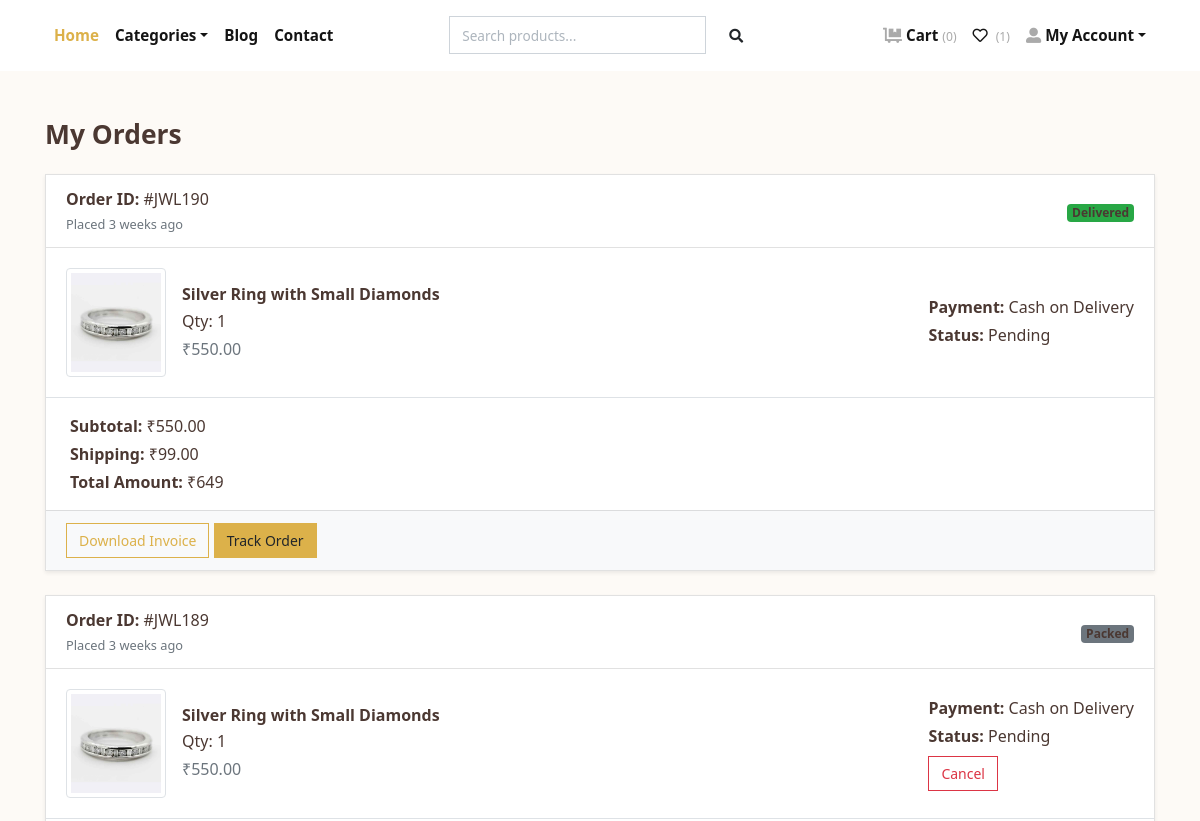
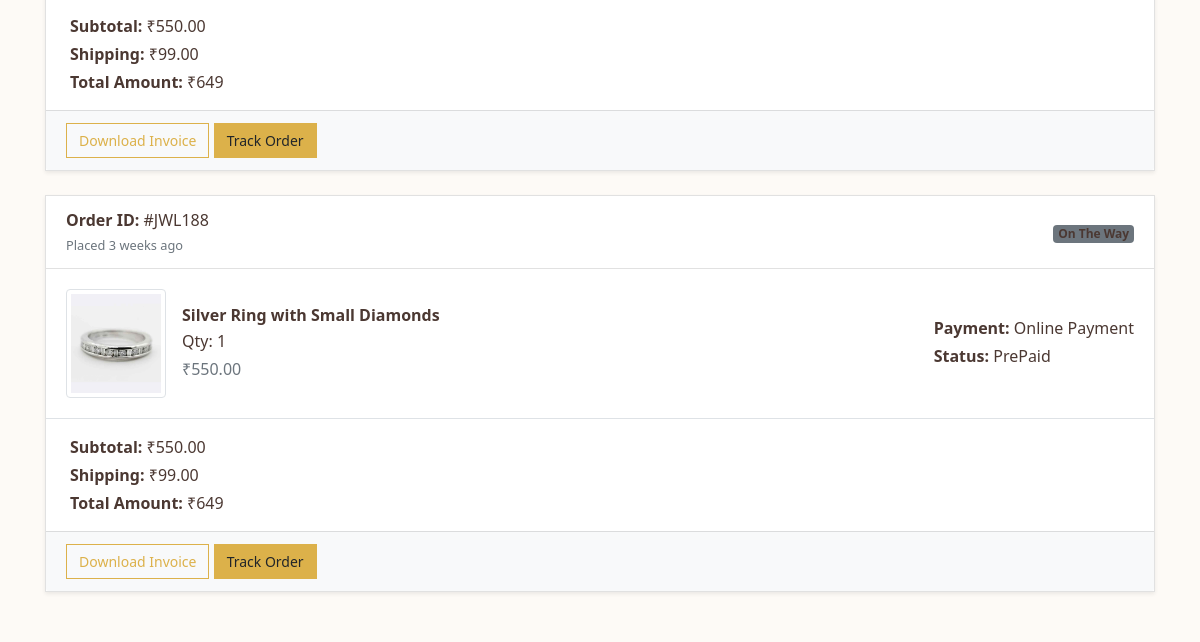
/orders/ (signed in, upper part), run on an earlier commit of the app's database (2 pictures, top to bottom).
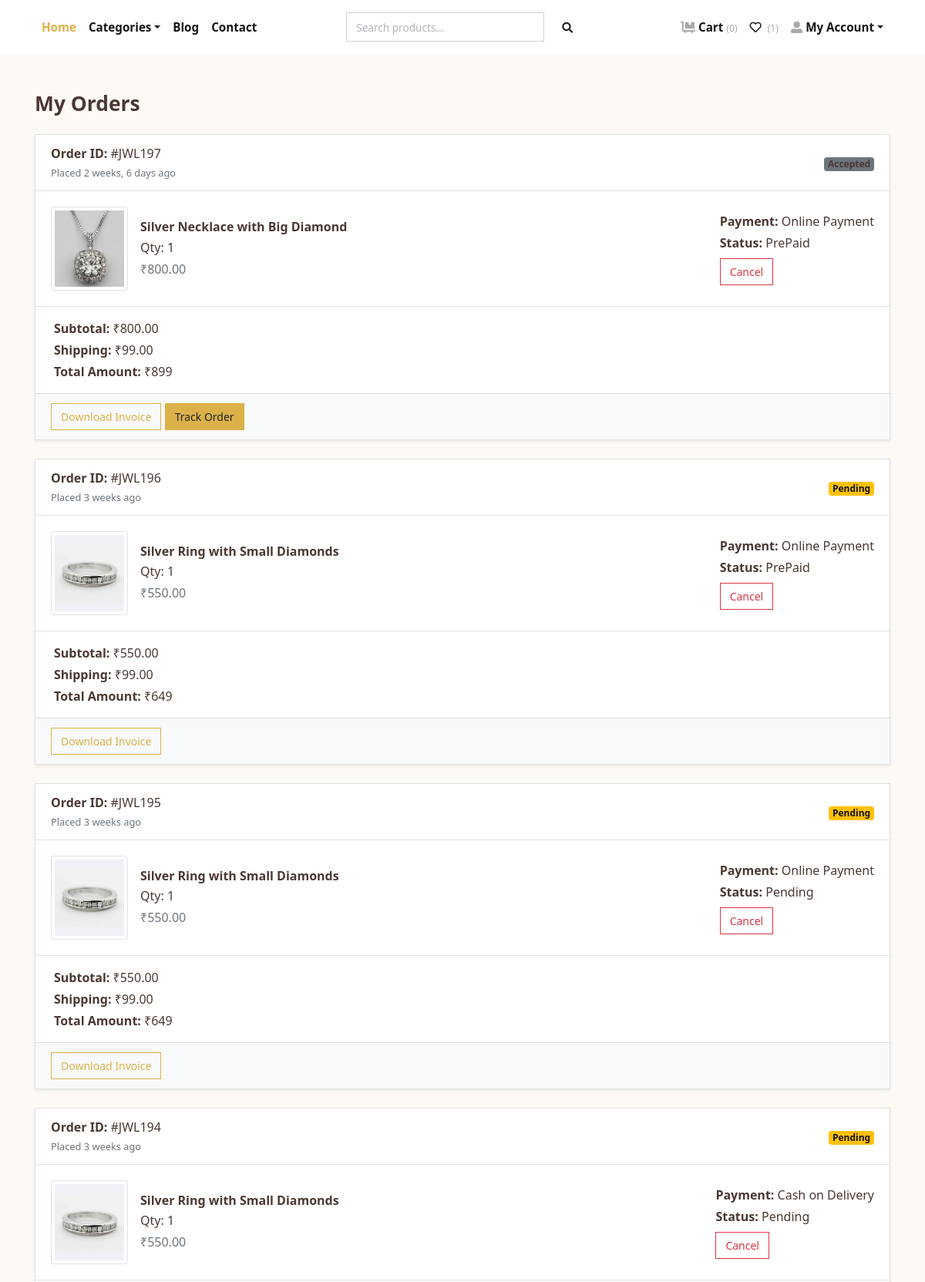
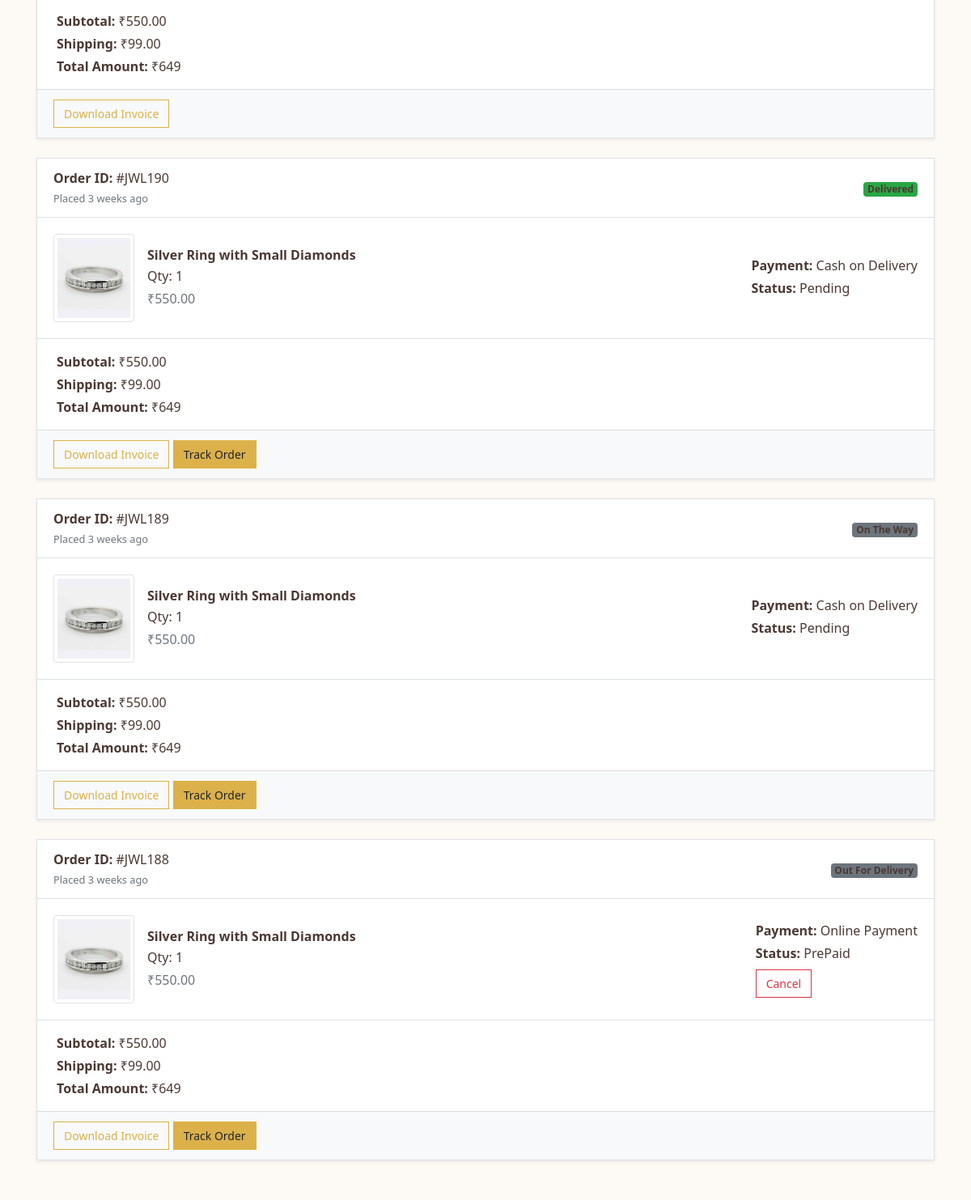
And on a later commit of the database (2 pictures, top to bottom).
### store/models.py (models this page shows, shortened)
class Order(models.Model):
    PAYMENT_METHODS = [
        ('COD', 'Cash on Delivery'),
        ('Online', 'Online Payment'),
    ]
    user = models.ForeignKey(User, verbose_name="User", on_delete=models.CASCADE)
    address = models.ForeignKey(Address, verbose_name="Shipping Address", on_delete=models.CASCADE)
    product = models.ForeignKey(Product, verbose_name="Product", on_delete=models.CASCADE, blank=True, null=True)
    quantity = models.PositiveIntegerField(verbose_name="Quantity", blank=True, null=True)
    amount = models.DecimalField(max_digits=10, decimal_places=2, verbose_name="Total Amount",default=0)
    shipping_charge = models.DecimalField(max_digits=10, decimal_places=2, default=99.00)
    ordered_date = models.DateTimeField(auto_now_add=True, verbose_name="Ordered Date")
    razorpay_order_id = models.CharField(max_length=100,null=True,blank=True)
    razorpay_payment_id = models.CharField(max_length=100,null=True,blank=True)
    razorepay_payment_signature = models.CharField(max_length=100,null=True,blank=True)
    payment_method = models.CharField(max_length=10, choices=PAYMENT_METHODS, default='COD')  # New field
    payment_status = models.CharField(max_length=20, default='Pending')  # Optional field
    tracking_uid = models.CharField(max_length=100, unique=True, blank=True, null=True)
    estimated_delivery = models.DateTimeField(null=True, blank=True)
    updated_at = models.DateTimeField(auto_now=True)
    status = models.CharField(
        choices=STATUS_CHOICES,
        max_length=50,
        default="Pending"
        )
    @property
    def subtotal(self):
        return sum(item.price * item.quantity for item in self.items.all())

class OrderItem(models.Model):
    order = models.ForeignKey(Order, related_name="items", on_delete=models.CASCADE)
    product = models.ForeignKey(Product, on_delete=models.CASCADE)
    quantity = models.PositiveIntegerField()
    price = models.DecimalField(max_digits=10, decimal_places=2)

class Product(models.Model):
    title = models.CharField(max_length=150, verbose_name="Product Title")
    slug = models.SlugField(max_length=160, verbose_name="Product Slug")
    sku = models.CharField(max_length=255, unique=True, verbose_name="Unique Product ID (SKU)")
    short_description = models.TextField(verbose_name="Short Description")
    detail_description = models.TextField(blank=True, null=True, verbose_name="Detail Description")
    product_image = models.ImageField(upload_to='product', blank=True, null=True, verbose_name="Product Image")
    price = models.DecimalField(max_digits=8, decimal_places=2)
    category = models.ForeignKey(Category, verbose_name="Product Categoy", on_delete=models.CASCADE)
    is_active = models.BooleanField(verbose_name="Is Active?")
    is_featured = models.BooleanField(verbose_name="Is Featured?")
    created_at = models.DateTimeField(auto_now_add=True, verbose_name="Created Date")
    updated_at = models.DateTimeField(auto_now=True, verbose_name="Updated Date")
    class Meta:
        verbose_name_plural = 'Products'
        ordering = ('-created_at', )

### store/views.py (the view)
# urls.py: path('orders/', views.orders, name="orders"),
@login_required
def orders(request):
    all_orders = Order.objects.filter(user=request.user).order_by('-ordered_date')
    return render(request, 'store/orders.html', {'orders': all_orders})

### store/context_preprocessors.py (called while the page is built)
def store_menu(request):
    categories = Category.objects.filter(is_active=True)
    context = {
        'categories_menu': categories,
    }
    return context

def cart_menu(request):
    if request.user.is_authenticated:
        cart_items= Cart.objects.filter(user=request.user)
        context = {
            'cart_items': cart_items,
        }
    else:
        context = {}
    return context

### templates/store/orders.html (shortened to what this page needs)
{% extends 'base.html' %}
{% load static %}
{% load humanize %}
{% block content %}
<div class="container py-5">
  <h3 class="mb-4">My Orders</h3>
  {% if orders %}
    {% for order in orders %}
    <div class="card shadow-sm mb-4">
      <div class="card-header bg-white d-flex justify-content-between align-items-center">
        <div>
          <strong>Order ID:</strong> #JWL{{ order.id }}<br>
          <small class="text-muted">Placed {{ order.ordered_date|naturaltime }}</small>
        </div>
        <div>
          <span class="badge
            {% if order.status == 'Delivered' %} bg-success
            {% elif order.status == 'Pending' %} bg-warning text-dark
            {% elif order.status == 'Cancelled' %} bg-danger
            {% else %} bg-secondary {% endif %}">
            {{ order.status }}
          </span>
        </div>
      </div>
      {% for item in order.items.all %}
      <div class="card-body d-flex align-items-center border-bottom">
        <a class="reset-anchor d-block" href="{% url 'store:product-detail' item.product.slug %}">
          <img src="{{ item.product.product_image.url }}" alt="{{ item.product.title }}" class="img-thumbnail me-3" width="100">
        </a>
        <div class="flex-grow-1">
          <a class="reset-anchor d-block" href="{% url 'store:product-detail' item.product.slug %}">
            <h6 class="mb-1 ml-3">{{ item.product.title }}</h6>
          </a>
          <p class="mb-1 ml-3">Qty: {{ item.quantity }}</p>
          <p class="mb-0 text-muted ml-3">₹{{ item.price|intcomma }}</p>
        </div>
        {% if forloop.first %}
        <div class="text-end ms-auto">
          <p class="mb-1"><strong>Payment:</strong> {{ order.get_payment_method_display }}</p>
          <p class="mb-1"><strong>Status:</strong> {{ order.payment_status }}</p>
          {% if order.status not in "Cancelled,Delivered,On The Way" %}
          <form method="post" action="{% url 'store:cancel_order' order.id %}" class="mt-2">
            <button class="btn btn-sm btn-outline-danger">Cancel</button>
          </form>
          {% endif %}
        </div>
        {% endif %}
      </div>
      {% endfor %}
      <div class="px-4 py-3">
        <p class="mb-1"><strong>Subtotal:</strong> ₹{{ order.subtotal|intcomma }}</p>
        <p class="mb-1"><strong>Shipping:</strong> ₹{{ order.shipping_charge }}</p>
        <p class="mb-0"><strong>Total Amount:</strong> ₹{{ order.subtotal|add:order.shipping_charge|intcomma }}</p>
      </div>
      <div class="card-footer text-end bg-light">
        <a href="#" class="btn btn-sm btn-outline-primary">Download Invoice</a>
        {% if order.status != 'Cancelled' and order.status != 'Pending' %}
        <a href="{% url 'store:track_order_direct' order.tracking_uid %}" class="btn btn-sm btn-primary">Track Order</a>
        {% endif %}
      </div>
    </div>
    {% endfor %}
  {% else %}
    <div class="text-center py-5">
      <h4>No orders yet!</h4>
      <a href="{% url 'store:home' %}" class="btn btn-primary mt-3">Shop Now</a>
    </div>
  {% endif %}
</div>
{% endblock content %}

What changed in the data, as far as the page shows it:
added Order: id "197", ordered_date "2 weeks, 6 days ago", status "Accepted", payment_method "Online Payment", payment_status "PrePaid", subtotal "800.00", shipping_charge "99.00", subtotal|add "899", shows "Track Order"
added OrderItem: product.product_image (picture), product "Silver Necklace with Big Diamond", quantity "1", price "800.00", shows "Cancel", shown under "197"
added Order: id "196", ordered_date "3 weeks ago", status "Pending", payment_method "Online Payment", payment_status "PrePaid", subtotal "550.00", shipping_charge "99.00", subtotal|add "649"
added OrderItem: product.product_image (picture), product "Silver Ring with Small Diamonds", quantity "1", price "550.00", shows "Cancel", shown under "196"
added Order: id "195", ordered_date "3 weeks ago", status "Pending", payment_method "Online Payment", payment_status "Pending", subtotal "550.00", shipping_charge "99.00", subtotal|add "649"
added OrderItem: product.product_image (picture), product "Silver Ring with Small Diamonds", quantity "1", price "550.00", shows "Cancel", shown under "195"
added Order: id "194", ordered_date "3 weeks ago", status "Pending", payment_method "Cash on Delivery", payment_status "Pending", subtotal "550.00", shipping_charge "99.00", subtotal|add "649"
added OrderItem: product.product_image (picture), product "Silver Ring with Small Diamonds", quantity "1", price "550.00", shows "Cancel", shown under "194"
changed Order id 189: status "Packed" → "On The Way"
shown differently, row unchanged: OrderItem (number 6 of 7 on the later page): no longer shows "Cancel"
changed Order id 188: status "On The Way" → "Out For Delivery"
shown differently, row unchanged: OrderItem (number 7 of 7 on the later page): now shows "Cancel"
